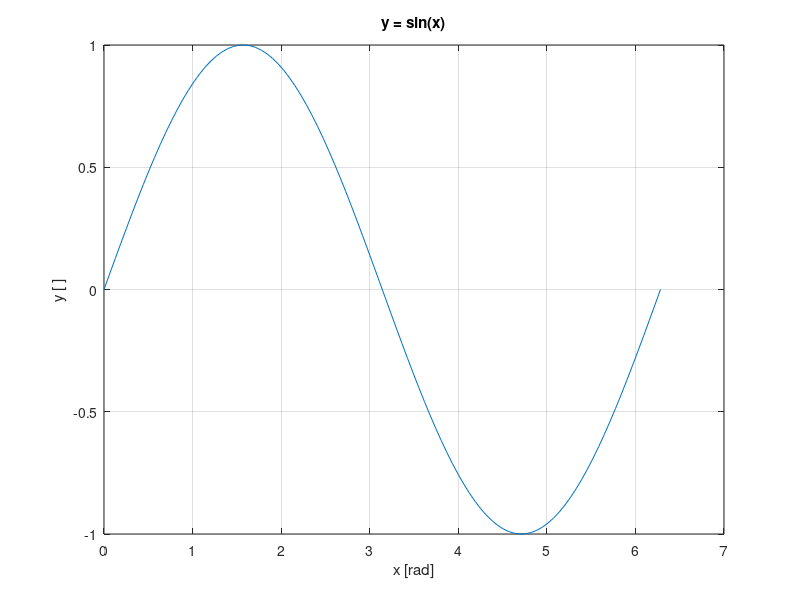

Reproduce this figure in MATLAB.
%% Week 1 Exercise 4 - Kailer Driscoll

%% (a)
x = linspace(0, 2*pi);

%% (b)
y = sin(x);

%% (c)
plot(x,y);

grid on;
title("y = sin(x)");
xlabel("x [rad]");
ylabel("y [ ]");
